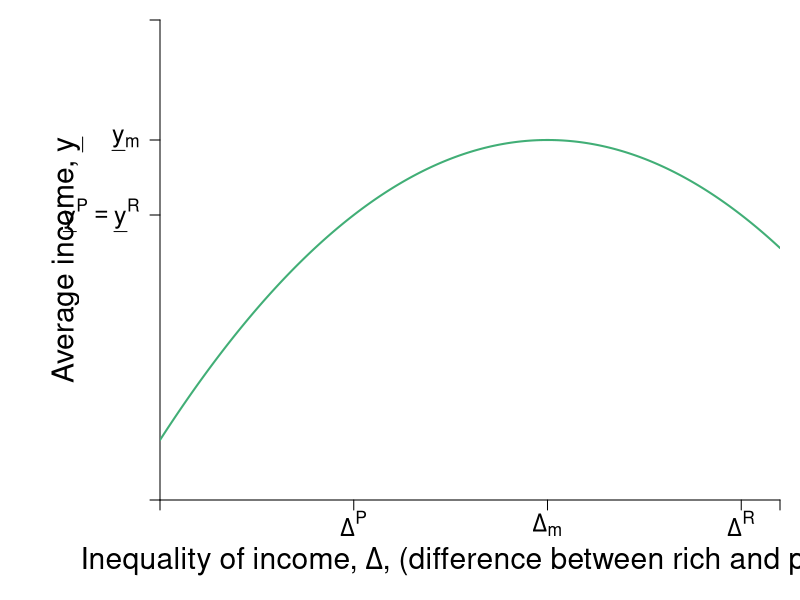

This figure's R source: (Note: this script raises an error after producing the figure.)
#Graph Designer: Simon Halliday & Riley Boeth '17
#Authors: Bowles, Foley and Halliday
#Title: Coordination, Conflict and Competition: A Text in Microeconomics

library(shape)
pdf(file = "risk/justice_inequality_feasible.pdf", width = 10, height = 8)


#Set parameters for graphics
axislabelsize <- 1.8
labelsize <- 1.5
namesize <- 1.8
annotatesize <- 1.5
graphlinewidth <- 2
segmentlinewidth <- 1.5

COL <- c("#7fc97f", "#beaed4", "#fdc086", "#ffff99", "#386cb0", "#f0027f", "#bf5b17", "#666666")
COLA <- c("#e0f3db", "#99d8c9","#66c2a4","#41ae76", "#238b45", "#005824")
COLB <- c("#c6dbef", "#4eb3d3", "#2b8cbe", "#0868ac","#084081")
COLC <- c("#fcfbfd", "#efedf5", "#dadaeb", "#bcbddc", "#9e9ac8", "#807dba", "#6a51a3", "#54278f", "#3f007d")
grays <- gray.colors(25, start = 1, end = 0, alpha = 1)

#Edited the margins to cater for the larger LHS labels
par(mar =  c(5, 8, 1, 1))

#Indifference curves of a risk-averse homo economicus (2nd graph out of the two for 4.7)

indiffA <- function(x, ua = 2, slope = 1/12) {
  ua + slope*(x)^2
}

#Average wealth function 
a <- 0.25
b <- 1
c <- 0.2

avgwealth <- function(delta, a = 0.25, b = 1, c = 0.2){
  a + b*delta - c*delta^2
}



#Add limits on axes and levels of utility for each indifference curve
ylims <- c(0, 2)
xlims <- c(0, 4)

npts <- 501 
x <- seq(xlims[1], xlims[2], length.out = npts)
y <- seq(ylims[1], ylims[2], length.out = npts) 

plot(0, 0, xlim = xlims, ylim = ylims, type = "n",
     xlab = expression(paste("")),
     ylab = expression(paste("")), 
     xaxt = "n", 
     yaxt = "n", 
     cex.lab = axislabelsize, 
     bty = "n", 
     xaxs = "i", 
     yaxs = "i"
)

#x and y limits with plain axes without ticks/numbers to match previous graph

#ticksx <- seq(from = 0, to = xlims[2]+1, by = 4)
#xlabels <- seq(from = 0, to = xlims[2], by = 1)
ticksx <- c(xlims[1], (b - 0.5)/(2*c),  (b)/(2*c), (b + 0.5)/(2*c), xlims[2])
xlabels <- c(NA, expression(paste(Delta^P)), expression(paste(Delta[m] )), expression(paste(Delta^R)), NA)
#ticksy <- seq(from = 0, to = ylims[2]+1, by = 4)
#ylabels <- seq(from = 0, to = ylims[2], by = 1)
ticksy <- c(ylims[1], avgwealth((b - 0.5)/(2*c)), avgwealth((b)/(2*c)), ylims[2])
ylabels <- c(NA, expression(paste(underline(y)^P == underline(y)^R )), expression(paste(underline(y)[m])),  NA)
#ylabels <- c(NA, expression(paste(hat(y)[1])), expression(paste(y[2] == hat(y) )), expression(paste(hat(y)[3])), NA)


axis(1,at = ticksx,  pos = 0, labels = xlabels, cex.axis = labelsize)
axis(2,at = ticksy,  pos = xlims[1], labels = ylabels, las = 1, cex.axis = labelsize)

npts <- 500 
xx1 <- seq(xlims[1], xlims[2], length.out = npts)
xx2 <- seq(0, xlims[2], length.out = npts)
xx3 <- seq(xlims[1], 0, length.out = npts)
xx4 <- seq(-11, 0, length.out = npts)


lines(xx1, avgwealth(xx1), col = COLA[4], lwd = graphlinewidth)


#Axis labels and draw linear utility function
mtext(expression(paste("Inequality of income, ", Delta, ", (difference between rich and poor)")), side = 1, line = 3, cex = axislabelsize)
text(-0.6, 0.5*ylims[2], expression(paste("Average income, ", underline(y))), xpd = TRUE, cex = axislabelsize, srt = 90) 

#Label various points on line

segments(0, avgwealth(x = 11), xlims[2], avgwealth(x = 11), lty = 1, col = COLB[4], lwd = graphlinewidth)
segments(0, avgwealth(x = 20) , xlims[2], avgwealth(x = 20) , lty = 1, col = COLB[4], lwd = graphlinewidth)
segments(0, 28, xlims[2], 28, lty = 1, col = COLB[4], lwd = graphlinewidth)


segments(0, avgwealth(b/(2*c)), b/(2*c), avgwealth(b/(2*c)), lty = 2, col = grays[20], lwd = segmentlinewidth)
segments(b/(2*c), 0, b/(2*c), avgwealth(b/(2*c)), lty = 2, col = grays[20], lwd = segmentlinewidth)
points(b/(2*c), avgwealth(delta = b/(2*c)), pch = 16, col = "black", cex = 1.5)
text(b/(2*c), avgwealth(delta = b/(2*c)) + 0.07, expression(paste(m)), cex = labelsize)


segments(0, avgwealth(delta = (b + 0.5)/(2*c)), (b + 0.5)/(2*c), avgwealth(delta = (b + 0.5)/(2*c)), lty = 2, col = grays[20], lwd = segmentlinewidth)
segments((b + 0.5)/(2*c), 0, (b + 0.5)/(2*c), avgwealth(delta = (b + 0.5)/(2*c)), lty = 2, col = grays[20], lwd = segmentlinewidth)
points((b + 0.5)/(2*c), avgwealth(delta = (b + 0.5)/(2*c)), pch = 16, col = "black", cex = 1.5)
text((b + 0.5)/(2*c), avgwealth(delta = (b + 0.5)/(2*c)) + 0.07, expression(paste(R)), cex = labelsize)

segments(0, avgwealth((b - 0.5)/(2*c)), (b - 0.5)/(2*c), avgwealth((b - 0.5)/(2*c)), lty = 2, col = grays[20], lwd = segmentlinewidth)
segments((b - 0.5)/(2*c), 0, (b - 0.5)/(2*c), avgwealth((b - 0.5)/(2*c)), lty = 2, col = grays[20], lwd = segmentlinewidth)
points( (b - 0.5)/(2*c), avgwealth(delta = (b - 0.5)/(2*c)), pch = 16, col = "black", cex = 1.5)
text((b - 0.5)/(2*c), avgwealth(delta = (b - 0.5)/(2*c)) + 0.07, expression(paste(P)), cex = labelsize)

#label the three indifference curves

text(38, 18.2, expression(paste(u[1])), xpd = TRUE, cex = labelsize)
text(38, 23.5, expression(paste(u[2])),  xpd = TRUE, cex = labelsize)
text(38, 28.8, expression(paste(u[3])),  xpd = TRUE, cex = labelsize)

#Label average wealth curve and indifference curves generally

text(0.8, avgwealth(0.8)-0.2, expression(paste("Average")), xpd = TRUE, cex = labelsize)
text(0.8, avgwealth(0.8)-0.27, expression(paste("income")), xpd = TRUE, cex = labelsize)
text(0.8, avgwealth(0.8)-0.35, expression(paste("curve")), xpd = TRUE, cex = labelsize)
text(0.8, avgwealth(0.8)-0.44, expression(paste(underline(y)(Delta) )), xpd = TRUE, cex = labelsize)

text(30, 31, expression(paste("Inequality-neutral")), xpd = TRUE, cex = labelsize)
text(30, 29.5, expression(paste("indifference curves")), xpd = TRUE, cex = labelsize)

dev.off()
